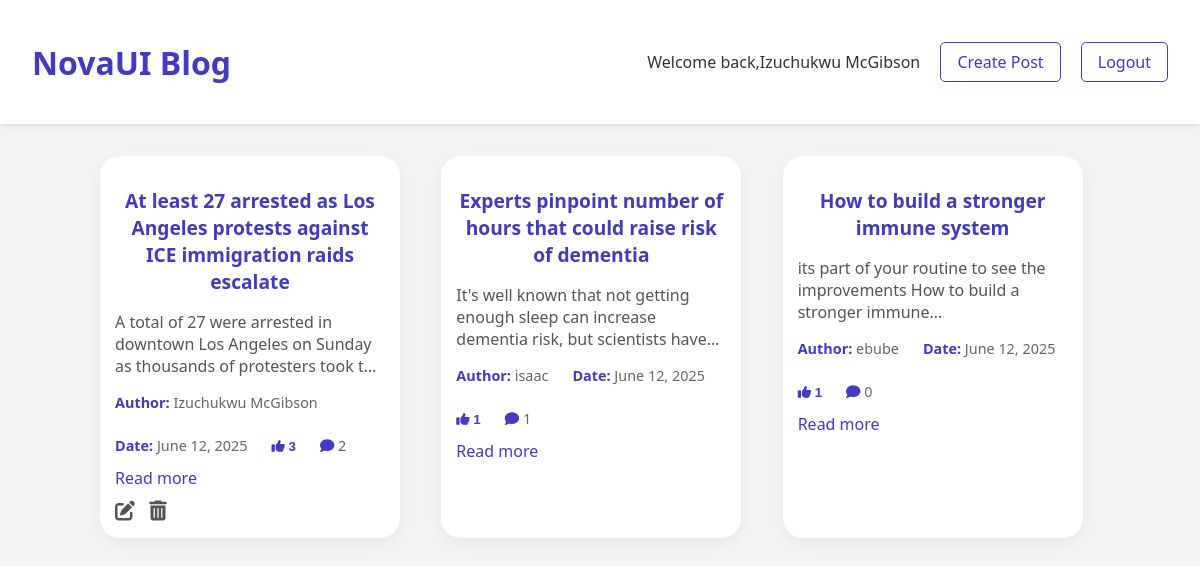
/blog (signed in), run on the app's committed database.
### main.py (models this page shows)
class User(db.Model,UserMixin):
   id= db.Column(db.Integer,primary_key= True)
   username = db.Column(db.String(80),nullable= False,unique = True)
   email = db.Column(db.String(80), nullable=False,unique =True )
   password = db.Column(db.String(80), nullable=False ,unique =True)
   author = db.Relationship('Blog', back_populates='blog')
   likes = db.relationship('Like', backref='user', lazy='dynamic')

class Blog(db.Model):
    id = db.Column(db.Integer,primary_key = True)
    title = db.Column(db.String(500),nullable = False, unique = True)
    content= db.Column(db.String(5000),nullable= False, unique= True)
    blog = db.Relationship('User', back_populates='author')
    user_id = db.Column(db.Integer, db.ForeignKey('user.id'))
    date_posted = db.Column(db.DateTime, nullable=False, default=lambda: datetime.now(timezone.utc))
    likes = db.relationship('Like', backref='blog', lazy='dynamic')
    comments = db.relationship('Comment', backref='post', lazy=True,cascade="all, delete-orphan")

### main.py (the view)
@app.route('/blog')
@login_required
def blog():
    select = db.Select(Blog)
    all_posts = db.session.execute(select).scalars()
    return render_template('blog.html', current_user= current_user,post = all_posts)

### main.py (called while the page is built)
@login_manager.user_loader
def load_user(user_id):
    return  User.query.get(int(user_id))

### Templates/blog.html (shortened to what this page needs)
<!DOCTYPE html>
<html lang="en">
<head>
  <link rel="stylesheet" href="{{ url_for('static', filename='styles.css') }}">
    <link rel="stylesheet" href="https://cdnjs.cloudflare.com/ajax/libs/font-awesome/6.5.0/css/all.min.css">
</head>
<body class="blog">
  <header>
  <h1>NovaUI Blog</h1>
      <nav>
        <span class="greeting">Welcome back,{{ current_user.username }}</span>
        <a href="{{url_for('create_post')}}" class="nav-link">Create Post</a>
        <a href="{{url_for('log_out')}}"class="nav-link">Logout</a>
      </nav>
  </header>
  <main>
      {% for x in post %}
    <article>
      <h2>{{ x.title }}</h2>
      <p>{{ x.content }}</p>
      <div class="meta">
        <span><strong>Author:</strong> {{ x.blog.username }}</span>
        <span><strong>Date: </strong>{{ x.date_posted.strftime('%B %d, %Y') }}</span>
      <form action=" {{ url_for('like_post', post_id=x.id) }}" method="POST">
       <button type="submit" style="background:none; border:none; padding:0; cursor:pointer;">
           <span><strong><i class="fas fa-thumbs-up"></i>   {{ x.likes.count() }} </strong>
           </span>
       </button>
      </form>
         <span><strong><i class="fas fa-comment"></i> </strong>  {{ x.comments|length }}</span>
      </div>
      <a href="{{url_for('read_more',post_id=x.id)}}">Read more</a>
      {% if current_user.id == x.user_id %}
      <div class="post-actions">
      <a href="{{ url_for('edit_post', edit_id=x.id) }}" title="Edit Post">
        <i class="fas fa-edit"></i>
      </a>
      <a href="{{ url_for('delete_post', post_id=x.id) }}" title="Delete Post">
        <i class="fas fa-trash-alt"></i>
          {% endif %}
      </a>
    </div>
    </article>
      {% endfor %}
  </main>
</body>
</html>

### static/styles.css (style rules this page uses)
body { margin: 0; font-family: 'Segoe UI', sans-serif; background: linear-gradient(135deg, #6b21a8, #312e81); min-height: 100vh; display: flex; align-items: center; justify-content: center; }
h2 { text-align: center; margin-bottom: 1.5rem; color: #6b21a8; font-size: 2rem; }
nav { margin-left: auto; }
.nav-link { color: #4338ca; text-decoration: none; font-weight: 500; padding: 0.5rem 1rem; border: 1px solid #4338ca; border-radius: 5px; transition: background 0.3s, color 0.3s; }
button { width: 100%; padding: 0.75rem; background-color: #6b21a8; color: white; border: none; border-radius: 10px; font-weight: bold; cursor: pointer; transition: background-color 0.3s; }
body.blog { background: #f3f4f6; display: block; }
header { background: white; box-shadow: 0 2px 6px rgba(0, 0, 0, 0.05); padding: 1rem 2rem; display: flex; justify-content: space-between; align-items: center; }
header h1 { color: #4338ca; }
nav a { margin-left: 1rem; color: #444; text-decoration: none; }
main { max-width: 1000px; margin: 2rem auto; padding: 0 1rem; display: grid; grid-template-columns: repeat(auto-fit, minmax(300px, 1fr)); gap: 1.5rem; }
article { background: white; padding: 1.5rem; border-radius: 20px; box-shadow: 0 5px 15px rgba(0, 0, 0, 0.05); transition: box-shadow 0.3s; }
article h2 { font-size: 1.5rem; color: #4338ca; margin-bottom: 0.5rem; }
article p { color: #555; }
article a { display: inline-block; margin-top: 0.75rem; color: #4338ca; text-decoration: none; }
article { width: 300px; padding: 15px; box-sizing: border-box; }
article h2 { font-size: 1.2rem; word-break: break-word; }
article p { font-size: 1rem; word-break: break-word; }
.blog article p { display: -webkit-box; -webkit-line-clamp: 3; -webkit-box-orient: vertical; overflow: hidden; text-overflow: ellipsis; }
.meta { margin-top: 1rem; font-size: 0.9rem; color: #666; display: flex; gap: 1.5rem; flex-wrap: wrap; }
.meta span { display: inline-block; }
.meta strong { color: #4338ca; }
.greeting { font-size: 1rem; color: #333; text-align: right; margin-top: -2.5rem; }
header { display: flex; justify-content: space-between; align-items: center; background: white; padding: 1.2rem 2rem; box-shadow: 0 2px 5px rgba(0,0,0,0.1); }
.post-actions i { font-size: 20px; margin-right: 10px; color: #555; cursor: pointer; transition: color 0.3s ease; }

### data on the page
User: username "Izuchukwu McGibson"
Blog: title "At least 27 arrested as Los Angeles protests against ICE immigration raids escalate", content "A total of 27 were arrested in downtown Los Angeles on Sunday as thousands of protesters took…", blog.username "Izuchukwu McGibson", date_posted "June 12, 2025", likes.count "3", comments|length "2"
Blog: title "Experts pinpoint number of hours that could raise risk of dementia", content "It's well known that not getting enough sleep can increase dementia risk, but scientists…", blog.username "isaac", date_posted "June 12, 2025", likes.count "1", comments|length "1"
Blog: title "How to build a stronger immune system", content "its part of your routine to see the improvements How to build a stronger…", blog.username "ebube", date_posted "June 12, 2025", likes.count "1", comments|length "0"
